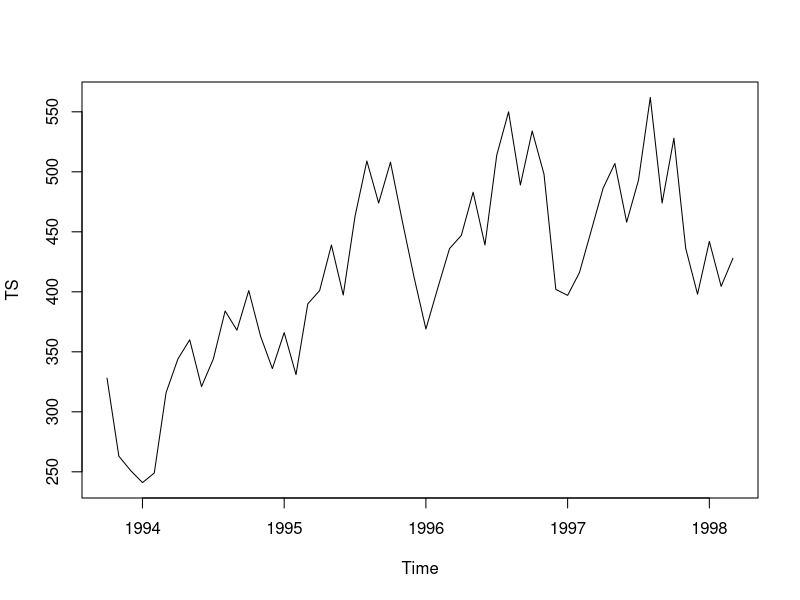
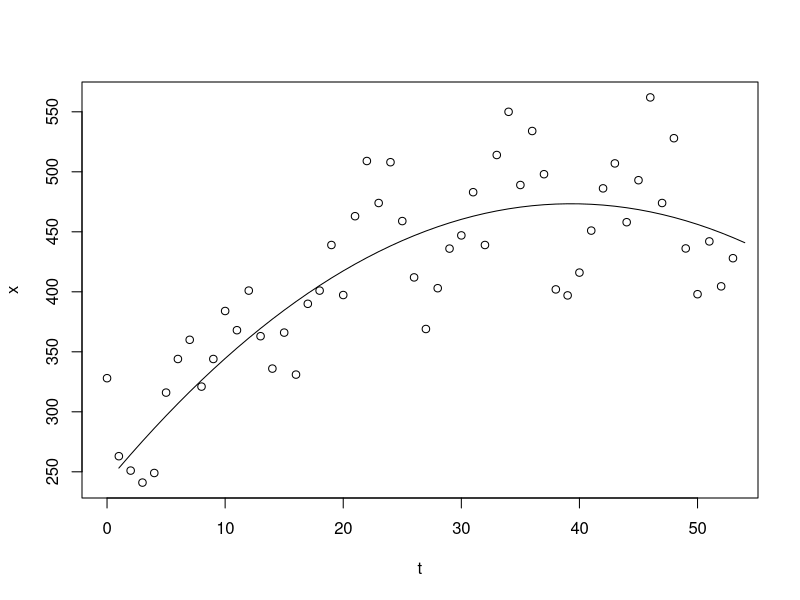
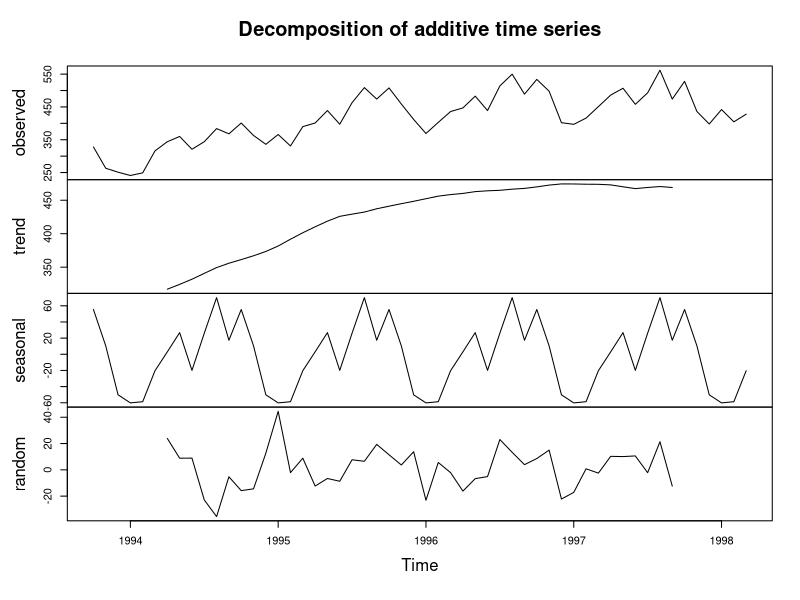
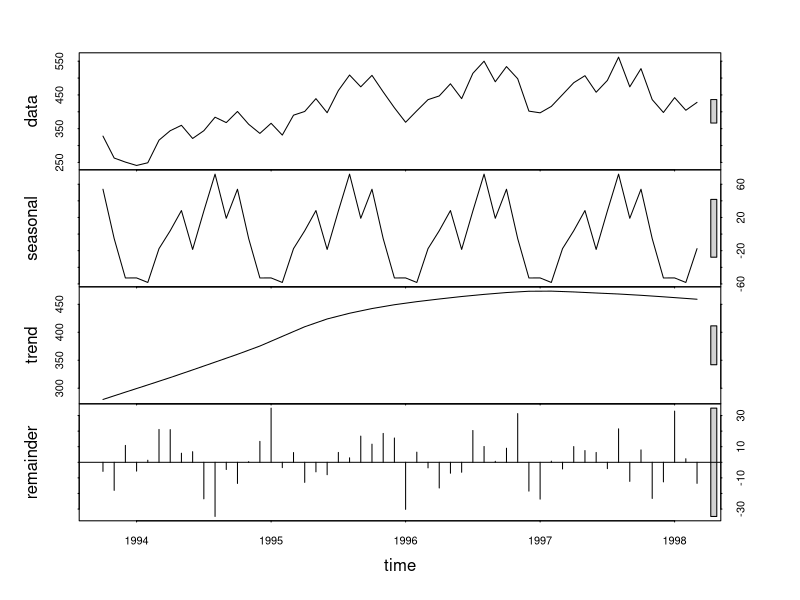

Here is the R script that generated these plots, in order:
x<-scan("airln.data"); x
TS <- ts(x, start = c(1993, 10), frequency = 12)
plot(TS)

t<-1:54-1
lm.sol<-lm(x~1+t+I(t^2))
summary(lm.sol)
plot(t, x)
lines(predict(lm.sol))

m<-decompose(TS) 
plot(m)
s <- stl(TS,  s.window="per")
plot(s)